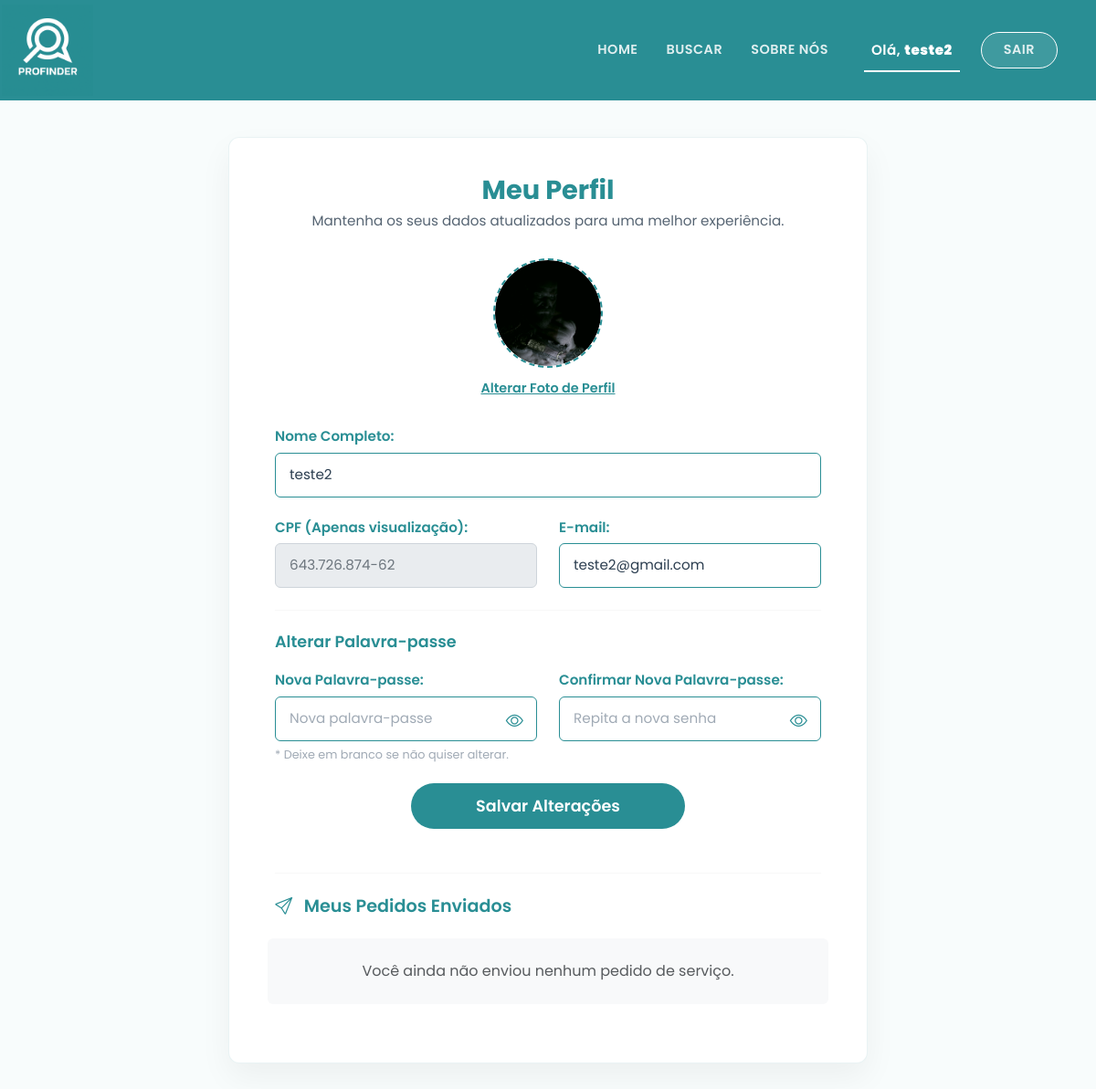
The page /meu-perfil (signed in) on the database as committed earlier.
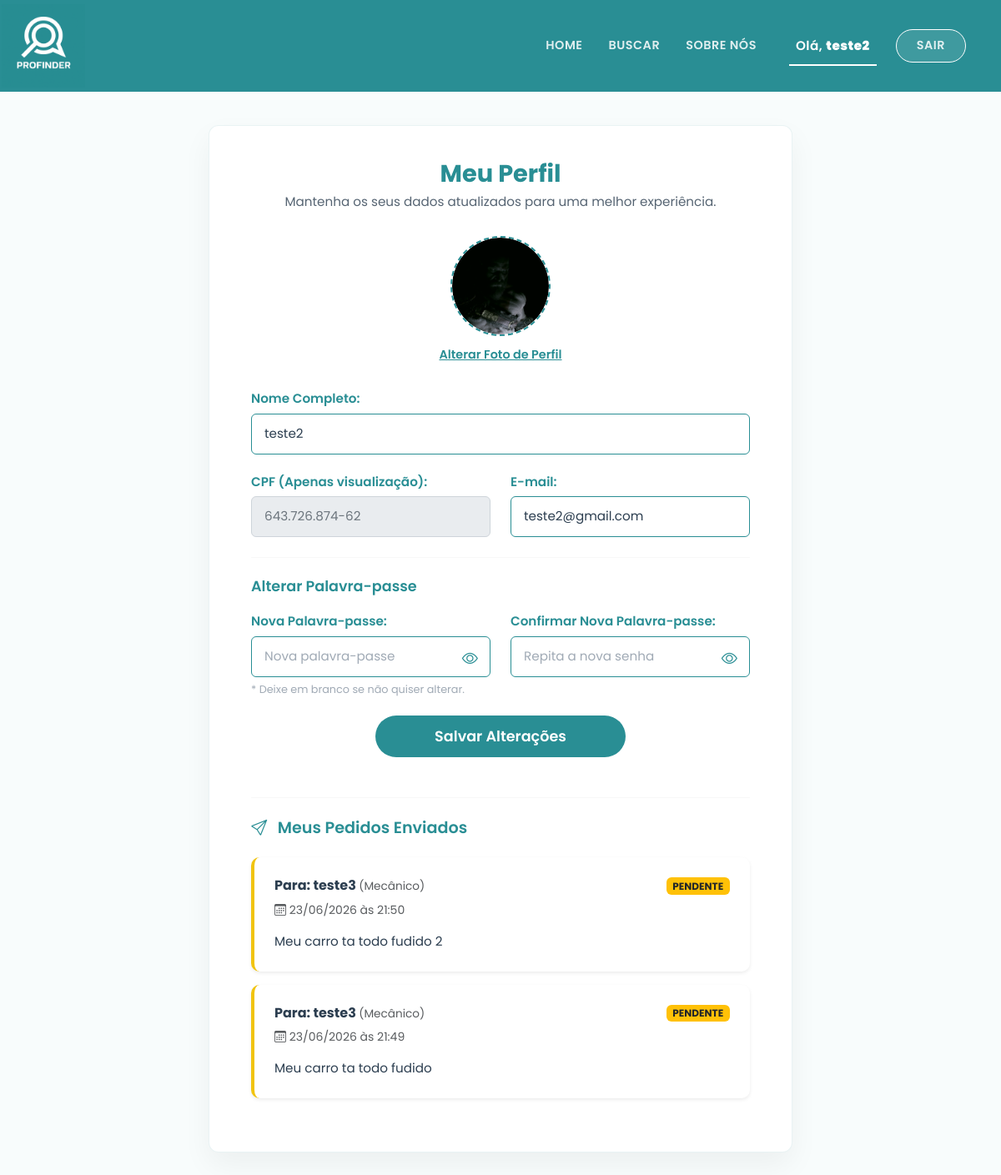
The same page on the database as committed later.
### app.py (models this page shows, shortened)
class Usuario(db.Model, UserMixin):
    id = db.Column(db.Integer, primary_key=True)
    nome = db.Column(db.String(100), nullable=False)
    cpf = db.Column(db.String(11), unique=True, nullable=False)
    email = db.Column(db.String(120), unique=True, nullable=False)
    senha = db.Column(db.String(128), nullable=False)
    tipo_conta = db.Column(db.String(20), default='cliente')
    foto = db.Column(db.String(255), default='/static/img/default-avatar.png')

class SolicitacaoServico(db.Model):
    id = db.Column(db.Integer, primary_key=True)
    cliente_id = db.Column(db.Integer, db.ForeignKey('usuario.id'), nullable=False)
    profissional_id = db.Column(db.Integer, db.ForeignKey('profissional.id'), nullable=False)
    descricao = db.Column(db.Text, nullable=False)
    data_solicitacao = db.Column(db.DateTime, default=datetime.utcnow)
    status = db.Column(db.String(20), default='pendente')
    avaliado = db.Column(db.Boolean, default=False)
    cliente = db.relationship('Usuario', backref='minhas_solicitacoes', lazy=True)

class Profissional(db.Model, UserMixin):
    id = db.Column(db.Integer, primary_key=True)
    nome = db.Column(db.String(100), nullable=False)
    cpf = db.Column(db.String(11), unique=True, nullable=False)
    email = db.Column(db.String(120), unique=True, nullable=False)
    senha = db.Column(db.String(128), nullable=False)
    telefone = db.Column(db.String(20), nullable=True)
    profissao = db.Column(db.String(50), nullable=False)
    cidade = db.Column(db.String(100), nullable=False)
    regiao = db.Column(db.String(100), nullable=False)
    endereco_fixo = db.Column(db.String(255), nullable=True)
    descricao = db.Column(db.Text, nullable=True)
    avaliacao = db.Column(db.Float, default=5.0)
    foto = db.Column(db.String(255), default='https://cdn-icons-png.flaticon.com/512/3135/3135715.png')
    tipo_conta = db.Column(db.String(20), default='profissional')
    trabalhos = db.relationship('Portfolio', backref='profissional', lazy=True, cascade='all, delete-orphan')
    solicitacoes_recebidas = db.relationship('SolicitacaoServico', backref='profissional_solicitado', lazy=True, cascade='all, delete-orphan')

### app.py (the view, shortened to what this page needs)
@app.route('/meu-perfil', methods=['GET', 'POST'])
@login_required
def meu_perfil():
    if current_user.tipo_conta == 'profissional':
        trabalhos_portfolio = Portfolio.query.filter_by(profissional_id=current_user.id).all()
        solicitacoes_recebidas = SolicitacaoServico.query.filter_by(profissional_id=current_user.id).order_by(SolicitacaoServico.data_solicitacao.desc()).all()
        return render_template('meu_perfil_profissional.html', trabalhos=trabalhos_portfolio, solicitacoes=solicitacoes_recebidas)
    else:
        minhas_solicitacoes = SolicitacaoServico.query.filter_by(cliente_id=current_user.id).order_by(SolicitacaoServico.data_solicitacao.desc()).all()
        return render_template('meu_perfil_cliente.html', solicitacoes=minhas_solicitacoes)

### app.py (called while the page is built)
@login_manager.user_loader
def load_user(user_id):
    try:
        tipo, real_id = user_id.split('_')
        if tipo == 'usuario':
            return Usuario.query.get(int(real_id))
        elif tipo == 'profissional':
            return Profissional.query.get(int(real_id))
    except ValueError:
        user = Usuario.query.get(int(user_id))
        if user:
            return user
        return Profissional.query.get(int(user_id))
    return None

### app/templates/meu_perfil_cliente.html (shortened to what this page needs)
<!DOCTYPE html>
<html lang="pt-BR">
<head>
    <link href="https://cdn.jsdelivr.net/npm/bootstrap@5.3.2/dist/css/bootstrap.min.css" rel="stylesheet">
    <link rel="stylesheet" href="https://cdn.jsdelivr.net/npm/bootstrap-icons@1.11.1/font/bootstrap-icons.css">
</head>
<body>
    <nav class="navbar navbar-expand-lg navbar-profinder sticky-top">
        <div class="container">
            <a class="navbar-brand" href="{{ url_for('index') }}">
                <img src="{{ url_for('static', filename='img/logo-nome.png') }}" alt="Logo ProFinder">
            </a>
            <div class="collapse navbar-collapse justify-content-end" id="navbarNav">
                <ul class="navbar-nav align-items-center">
                    <li class="nav-item"><a class="nav-link" href="{{ url_for('index') }}">Home</a></li>
                    <li class="nav-item"><a class="nav-link" href="{{ url_for('busca_servicos') }}">Buscar</a></li>
                    <li class="nav-item"><a class="nav-link" href="{{ url_for('sobre') }}">Sobre Nós</a></li>
                    {% if current_user.is_authenticated %}
                        <li class="nav-item ms-lg-3 mt-3 mt-lg-0 d-none d-lg-block">
                            <span class="nav-link active" style="text-transform: none; font-size: 0.95rem;">Olá, <strong>{{ current_user.nome.split()[0] }}</strong></span>
                        </li>
                        <li class="nav-item ms-lg-2 mt-2 mt-lg-0">
                            <a class="nav-link btn-login-nav border border-white rounded-pill px-4" href="{{ url_for('logout') }}" style="background-color: rgba(255,255,255,0.1);">Sair</a>
                        </li>
                    {% endif %}
                </ul>
            </div>
        </div>
    </nav>
    <main class="main-container">
        <div class="card-perfil">
            <div class="cabecalho-perfil">
                <h1 class="titulo-card">Meu Perfil</h1>
                <p class="subtitulo-card">Mantenha os seus dados atualizados para uma melhor experiência.</p>
            </div>
            <form action="{{ url_for('meu_perfil') }}" method="POST" enctype="multipart/form-data">
                <div class="foto-upload-container" onclick="document.getElementById('inputFoto').click();">
                    <div class="foto-circle" id="fotoPreviewContainer">
                        {% if current_user.foto and current_user.foto != 'https://cdn-icons-png.flaticon.com/512/3135/3135715.png' and current_user.foto != '/static/img/default-avatar.png' %}
                            <img src="{{ current_user.foto }}" alt="Sua Foto">
                        {% else %}
                            <i class="bi bi-camera" id="iconeCamera"></i>
                        {% endif %}
                    </div>
                    <span class="foto-label">Alterar Foto de Perfil</span>
                </div>
                <div class="row row-espaco">
                    <div class="col-12">
                        <label class="form-label-custom">Nome Completo:</label>
                        <input type="text" class="form-control-custom" name="nome" value="{{ current_user.nome }}" required>
                    </div>
                </div>
                <div class="row row-espaco">
                    <div class="col-md-6 mb-3 mb-md-0">
                        <label class="form-label-custom">CPF (Apenas visualização):</label>
                        <input type="text" class="form-control-custom form-control-disabled" id="cpf-visualizacao" value="{{ current_user.cpf }}" readonly>
                    </div>
                    <div class="col-md-6">
                        <label class="form-label-custom">E-mail:</label>
                        <input type="email" class="form-control-custom" name="email" value="{{ current_user.email }}" required>
                    </div>
                </div>
                <hr class="mt-4 mb-4" style="border-color: rgba(0,0,0,0.1);">
                <h5 style="color: var(--cor-primaria); font-weight: 600; font-size: 1.1rem; margin-bottom: 20px;">Alterar Palavra-passe</h5>
                <div class="row row-espaco">
                    <div class="col-md-6 mb-3 mb-md-0">
                        <label class="form-label-custom">Nova Palavra-passe:</label>
                        <div class="password-container">
                            <input type="password" class="form-control-custom" name="nova_senha" id="nova_senha" placeholder="Nova palavra-passe">
                            <i class="bi bi-eye toggle-password" onclick="togglePassword('nova_senha', this)"></i>
                        </div>
                        <span class="aviso-senha">* Deixe em branco se não quiser alterar.</span>
                    </div>
                    <div class="col-md-6">
                        <label class="form-label-custom">Confirmar Nova Palavra-passe:</label>
                        <div class="password-container">
                            <input type="password" class="form-control-custom" name="confirma_senha" id="confirma_senha" placeholder="Repita a nova senha">
                            <i class="bi bi-eye toggle-password" onclick="togglePassword('confirma_senha', this)"></i>
                        </div>
                    </div>
                </div>
                <button type="submit" class="btn-submit mb-4">Salvar Alterações</button>
            </form>
            <hr class="mt-5 mb-4" style="border-color: rgba(0,0,0,0.1);">
            <div class="d-flex justify-content-between align-items-center mb-4">
                <h5 style="color: var(--cor-primaria); font-weight: 600; font-size: 1.2rem; margin: 0;"><i class="bi bi-send me-2"></i> Meus Pedidos Enviados</h5>
            </div>
            <div class="row row-cols-1 g-3 mb-4">
                {% if solicitacoes %}
                    {% for pedido in solicitacoes %}
                    <div class="col">
                        <div class="card border-0 shadow-sm {% if pedido.status == 'pendente' %}status-borda-pendente{% elif pedido.status == 'aceito' %}status-borda-aceito{% else %}status-borda-recusado{% endif %}" style="border-radius: 10px;">
                            <div class="card-body p-4">
                                <div class="d-flex justify-content-between align-items-start mb-2">
                                    <h6 class="fw-bold mb-0" style="color: var(--cor-texto-escuro);">Para: {{ pedido.profissional_solicitado.nome }} <span class="text-muted fw-normal" style="font-size: 0.85rem;">({{ pedido.profissional_solicitado.profissao }})</span></h6>
                                    <span class="badge {% if pedido.status == 'pendente' %}bg-warning text-dark{% elif pedido.status == 'aceito' %}bg-success{% else %}bg-danger{% endif %} text-uppercase" style="font-size: 0.75rem;">{{ pedido.status }}</span>
                                </div>
                                <p class="text-muted small mb-3"><i class="bi bi-calendar3"></i> {{ pedido.data_solicitacao.strftime('%d/%m/%Y às %H:%M') }}</p>
                                <p style="font-size: 0.95rem; color: var(--cor-texto-escuro); margin-bottom: 0;">{{ pedido.descricao }}</p>
                            </div>
                        </div>
                    </div>
                    {% endfor %}
                {% else %}
                    <div class="col-12 text-center py-4 bg-light rounded">
                        <p class="text-muted mb-0">Você ainda não enviou nenhum pedido de serviço.</p>
                    </div>
                {% endif %}
            </div>
        </div>
    </main>
</body>
</html>

### app/templates/meu_perfil_cliente.html (style rules this page uses)
:root { --cor-primaria: #298e94; --cor-primaria-hover: #217279; --cor-texto-escuro: #2c3e50; --cor-fundo: #f8fcfc; --cor-placeholder: #a0aab5; }
body { font-family: 'Poppins', sans-serif; background-color: var(--cor-fundo); min-height: 100vh; margin: 0; display: flex; flex-direction: column; }
.navbar-profinder { background-color: var(--cor-primaria); padding: 0; }
.navbar-brand img { height: 100px; margin-left: -40px; transition: opacity 0.3s ease; }
.nav-link { color: rgba(255, 255, 255, 0.85) !important; font-weight: 600; font-size: 0.9rem; text-transform: uppercase; letter-spacing: 0.5px; margin-left: 15px; position: relative; transition: color 0.3s ease; }
.nav-link:hover, .nav-link.active { color: white !important; }
.nav-link::after { content: ''; position: absolute; width: 0; height: 2px; bottom: -5px; left: 0; background-color: white; transition: width 0.3s ease; }
.nav-link:hover::after, .nav-link.active::after { width: 100%; }
.btn-login-nav { transition: all 0.3s ease !important; }
.btn-login-nav::after { display: none !important; }
.main-container { flex: 1; padding: 40px 20px; display: flex; justify-content: center; align-items: flex-start; }
.card-perfil { background-color: white; border-radius: 12px; padding: 40px 50px; width: 100%; max-width: 700px; box-shadow: 0 15px 35px rgba(0,0,0,0.05); border: 1px solid rgba(41, 142, 148, 0.1); }
.cabecalho-perfil { text-align: center; margin-bottom: 30px; }
.titulo-card { color: var(--cor-primaria); font-weight: 700; font-size: 1.8rem; margin-bottom: 5px; }
.subtitulo-card { color: var(--cor-texto-escuro); font-size: 0.95rem; font-weight: 400; opacity: 0.8; }
.foto-upload-container { display: flex; flex-direction: column; align-items: center; margin-bottom: 30px; cursor: pointer; }
.foto-circle { width: 120px; height: 120px; border: 2px dashed var(--cor-primaria); border-radius: 50%; display: flex; justify-content: center; align-items: center; color: var(--cor-primaria); font-size: 35px; margin-bottom: 12px; transition: all 0.3s; overflow: hidden; background-color: #f8fcfc; }
.foto-circle img { width: 100%; height: 100%; object-fit: cover; border-radius: 50%; }
.foto-label { color: var(--cor-primaria); font-size: 0.9rem; font-weight: 600; text-decoration: underline; }
.form-label-custom { color: var(--cor-primaria); font-weight: 600; margin-bottom: 6px; font-size: 0.95rem; display: block; }
.form-control-custom { width: 100%; padding: 12px 15px; border: 1px solid var(--cor-primaria); border-radius: 6px; font-family: 'Poppins', sans-serif; font-size: 0.95rem; color: var(--cor-texto-escuro); outline: none; transition: all 0.3s; background-color: transparent; }
.form-control-custom::placeholder { color: var(--cor-placeholder); }
.form-control-disabled { background-color: #e9ecef; color: #6c757d; border-color: #ced4da; cursor: not-allowed; }
.password-container { position: relative; width: 100%; }
.password-container .form-control-custom { padding-right: 45px; }
.toggle-password { position: absolute; right: 15px; top: 14px; cursor: pointer; color: var(--cor-primaria); font-size: 1.2rem; transition: color 0.3s; }
.row-espaco { margin-bottom: 22px; }
.btn-submit { background-color: var(--cor-primaria); color: white; font-weight: 600; padding: 12px 40px; font-size: 1.1rem; border: none; border-radius: 30px; transition: all 0.3s; width: 100%; max-width: 300px; margin: 20px auto 0; display: block; }
.aviso-senha { font-size: 0.8rem; color: var(--cor-placeholder); margin-top: 5px; display: block; }
.status-borda-pendente { border-left: 4px solid #f1c40f !important; }

Rows that differ between the two databases and show on the page:
added SolicitacaoServico: profissional_solicitado.nome "teste3", profissional_solicitado.profissao "Mecânico", status "PENDENTE", data_solicitacao "23/06/2026 às 21:50", descricao "Meu carro ta todo fudido 2"
added SolicitacaoServico: profissional_solicitado.nome "teste3", profissional_solicitado.profissao "Mecânico", status "PENDENTE", data_solicitacao "23/06/2026 às 21:49", descricao "Meu carro ta todo fudido"
Other text that changed with them:
text no longer shown: "Você ainda não enviou nenhum pedido de serviço."
